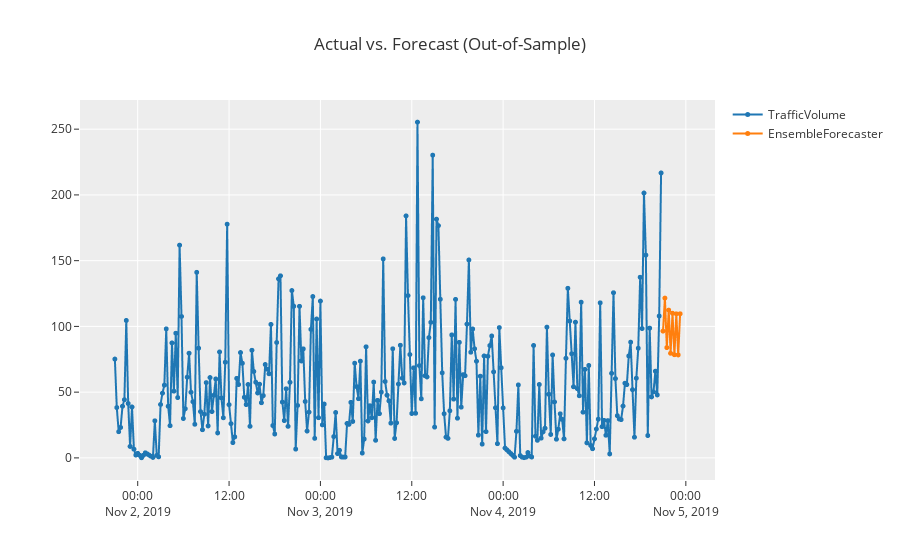

The cell this chart's notebook holds for it:
### Code cell
final_model = exp.finalize_model(blender)
print(exp.predict_model(final_model))
exp.plot_model(final_model)

### Figure 1 — Plotly figure (JSON) as saved in the notebook; plotly's stock layout.template omitted (floating-point values rounded to 4 significant figures; data arrays with more than 128 entries replaced by an {"elided": "..."} marker saying what was removed)
{"data": [{"line": {"color": "rgb(31, 119, 180)", "width": 2}, "marker": {"color": "rgb(31, 119, 180)", "size": 5}, "mode": "lines+markers", "name": "TrafficVolume", "type": "scattergl", "x": {"elided": "298 str values"}, "xaxis": "x", "y": {"elided": "298 float values"}, "yaxis": "y"}, {"line": {"color": "rgb(255, 127, 14)", "width": 2}, "marker": {"color": "rgb(255, 127, 14)", "size": 5}, "mode": "lines+markers", "name": "EnsembleForecaster", "type": "scattergl", "x": {"elided": "298 str values"}, "xaxis": "x", "y": {"elided": "298 float values"}, "yaxis": "y"}], "layout": {"showlegend": true, "title": {"text": "Actual vs. Forecast (Out-of-Sample)"}, "xaxis": {"anchor": "y", "domain": [0, 1]}, "yaxis": {"anchor": "x", "domain": [0, 1]}}}
